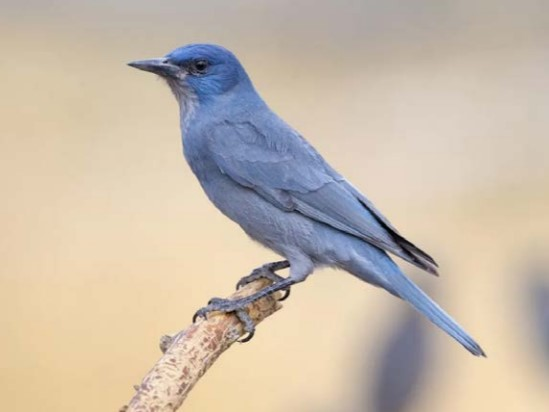
#> input picture img/bird.jpg, 549 x 412 px, found by its file name
$ python 11-1.py
#> lines starting #> are read from the running program, lines starting #| are printed output that depends on the picture
from cv2 import cv2
import numpy as np
'''
#模板
e1 = cv2.getTickCount()
# 你的代码
e2 = cv2.getTickCount()
time = (e2 - e1)/ cv2.getTickFrequency()
print(time)
'''
img1 = cv2.imread('img/bird.jpg')
#> img1 is the input picture: shape (412, 549, 3); mean B, G, R 171.7, 187.1, 200.1
e1 = cv2.getTickCount()

for i in range(5,49,2):
    img1 = cv2.medianBlur(img1,i)
#> this loop made 22 passes
#> pass 3, `img1 = cv2.medianBlur(img1,i)`:
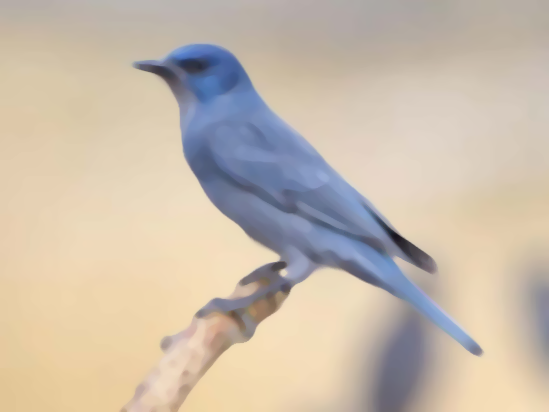
#> img1: shape (412, 549, 3); mean B, G, R 172.1, 187.6, 200.6
#> after the loop:
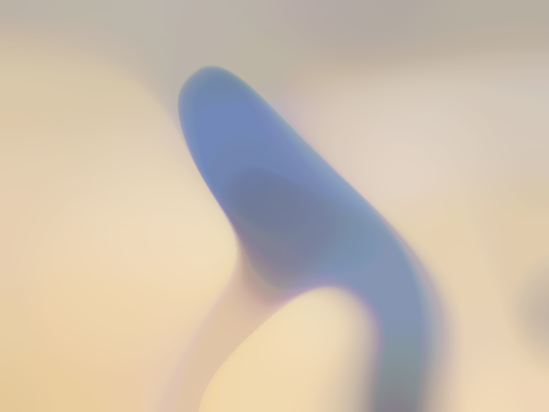
#> img1: shape (412, 549, 3); mean B, G, R 174.4, 190.1, 203.1

e2 = cv2.getTickCount()
t = (e2 - e1)/cv2.getTickFrequency()
print(t)
